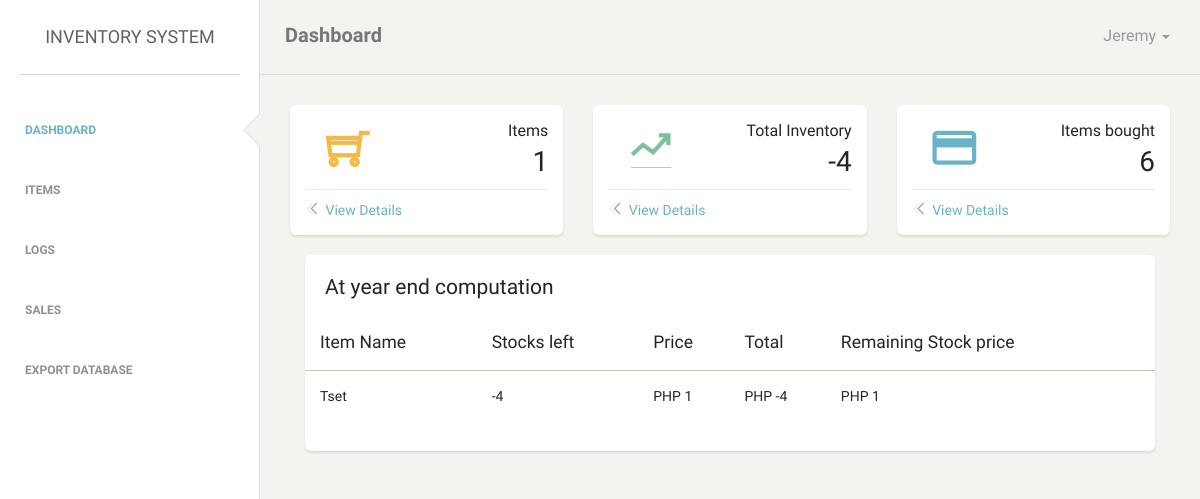
Page /admin/dashboard.php (signed in) on the earlier database version.
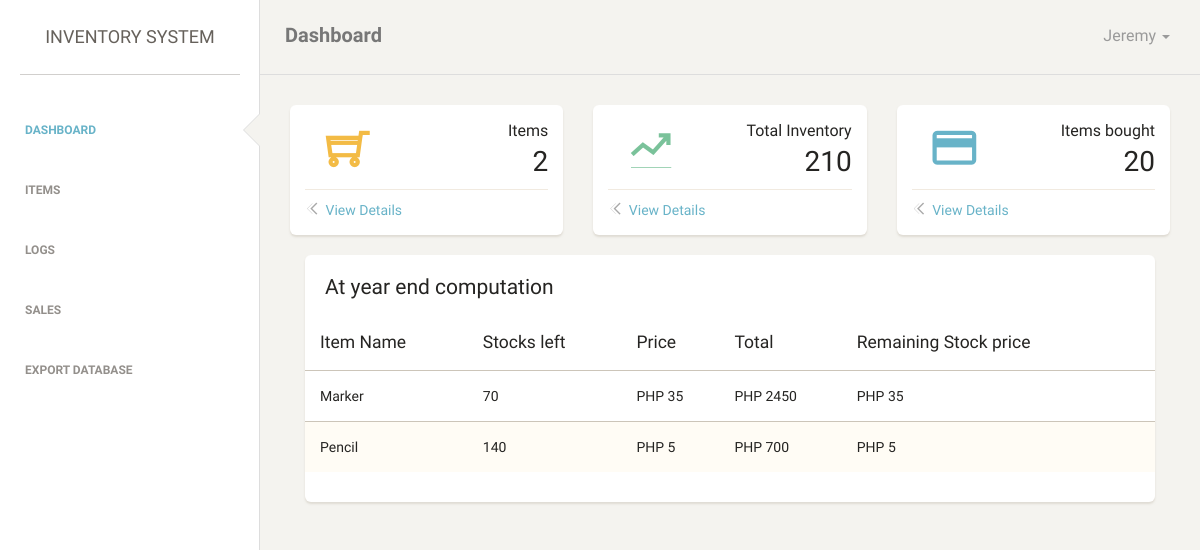
Same page on the later database version.
### tables this page shows
CREATE TABLE `items` (
  `date_added` datetime NOT NULL,
  `item_id` int(10) NOT NULL,
  `item_name` varchar(20) NOT NULL,
  `supplier_name` varchar(20) NOT NULL,
  `price` int(6) NOT NULL,
  `stock` int(10) NOT NULL,
  `total` int(11) NOT NULL
);

### php/count.php (called while the page is built)
<?php
	include "connect.php";
	$items = "SELECT * FROM items";
	$remainingItems = "SELECT SUM(stock) AS stock_sum FROM items";
	$soldItems = "SELECT SUM(qty) AS sales_sum FROM sales";
	$result = mysqli_query($conn, $items);
	$result2 = mysqli_query($conn, $remainingItems);
	$result3 = mysqli_query($conn, $soldItems);
	$countSoldItems = mysqli_fetch_assoc($result3);
	$countRemItems = mysqli_fetch_assoc($result2);
	$countItems = mysqli_num_rows($result);
?>

### admin/dashboard.php (the view, shortened to what the changed rows need)
<?php
    include "../php/count.php";
?>
<!doctype html>
<html lang="en">
<head>
    <link href="assets/css/bootstrap.min.css" rel="stylesheet" />
    <link href="assets/css/animate.min.css" rel="stylesheet"/>
    <link href="assets/css/paper-dashboard.css" rel="stylesheet"/>
    <link href="assets/css/demo.css" rel="stylesheet" />
    <link href="http://maxcdn.bootstrapcdn.com/font-awesome/latest/css/font-awesome.min.css" rel="stylesheet">
    <link href="assets/css/themify-icons.css" rel="stylesheet">
</head>
<body>
<div class="wrapper">
    <div class="main-panel">
        <div class="content">
            <div class="container-fluid">
                <div class="row">
                    <div class="col-lg-4 col-sm-6">
                        <div class="card">
                            <div class="content">
                                <div class="row">
                                    <div class="col-xs-7">
                                        <div class="numbers">
                                            <p>Items</p>
                                            <?php echo $countItems; ?>
                                        </div>
                                    </div>
                                </div>
                            </div>
                        </div>
                    </div>
                    <div class="col-lg-4 col-sm-6">
                        <div class="card">
                            <div class="content">
                                <div class="row">
                                    <div class="col-xs-7">
                                        <div class="numbers">
                                            <p>Total Inventory</p>
                                            <?php echo $countRemItems['stock_sum'] ?>
                                        </div>
                                    </div>
                                </div>
                            </div>
                        </div>
                    </div>
                    <div class="col-lg-4 col-sm-6">
                        <div class="card">
                            <div class="content">
                                <div class="row">
                                    <div class="col-xs-7">
                                        <div class="numbers">
                                            <p>Items bought</p>
                                            <?php echo $countSoldItems['sales_sum'] ?>
                                        </div>
                                    </div>
                                </div>
                            </div>
                        </div>
                    </div>
                </div>
                <div class="container-fluid">
                <div class="row">
                    <div class="col-lg-12">
                        <div id="my-table2">
                            <div class="card">
                                <div class="content table-responsive table-full-width">
                                    <form method="post" action="" id="item-table">
                                    <table class="table table-striped">
                                        <thead>
                                            <th>Item Name</th>
                                            <th>Stocks left</th>
                                            <th>Price</th>
                                            <th>Total</th>
                                            <th>Remaining Stock price</th>
                                        </thead>
                                        <tbody>
                                            <?php
                                                $sql = "SELECT * FROM items ORDER BY date_added DESC";
                                                $result = mysqli_query($conn, $sql);
                                                while($rows = mysqli_fetch_array($result)){ ?>
                                                <tr>
                                                    <td><?php echo $rows['item_name']; ?></td>
                                                    <td><?php echo $rows['stock']; ?></td>
                                                    <td><?php echo "PHP ". $rows['price']; ?></td>
                                                    <td><?php echo "PHP ". $rows['price'] * $rows['stock']; ?></td>
                                                    <td><?php echo "PHP ".($rows['price'] * $rows['stock'])/$rows['stock']; ?></td>
                                                </tr>
                                            <?php } ?>
                                        </tbody>
                                    </table>
                                    </form>
                                </div>
                            </div>
                        </div>
                    </div>
                </div>
            </div>
</div>
</body>
</html>

Differences in the rows shown:
removed items: item_name "Tset", stock "-4", price "1", $rows['price']*$rows['stock'] "-4", ($rows['price']*$rows['stock'])/$rows['stock'] "1"
added items: item_name "Marker", stock "70", price "35", $rows['price'] * $rows['stock'] "2450", ($rows['price']*$rows['stock'])/$rows['stock'] "35"
added items: item_name "Pencil", stock "140", price "5", $rows['price'] * $rows['stock'] "700", ($rows['price']*$rows['stock'])/$rows['stock'] "5"
Other differences:
$countItems: "1" → "2"
$countRemItems['stock_sum']: "-4" → "210"
$countSoldItems['sales_sum']: "6" → "20"
